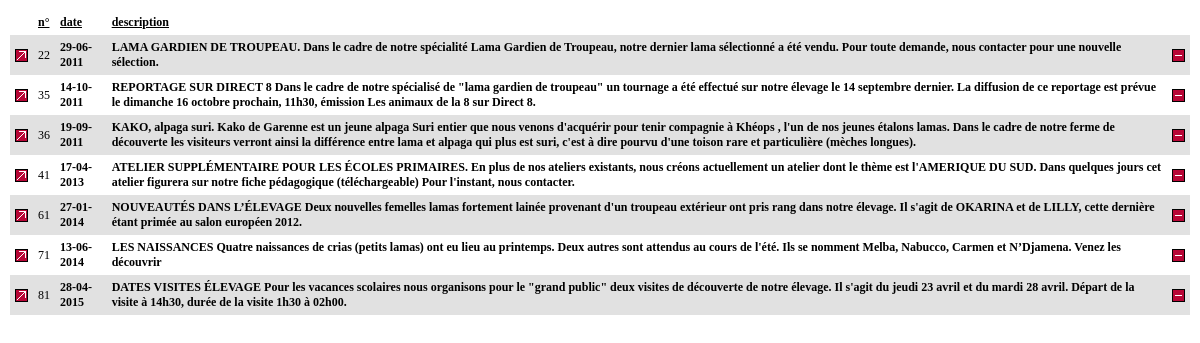
The page /admin/news_liste.php?ordre=id_news (signed in) on the database as committed earlier.
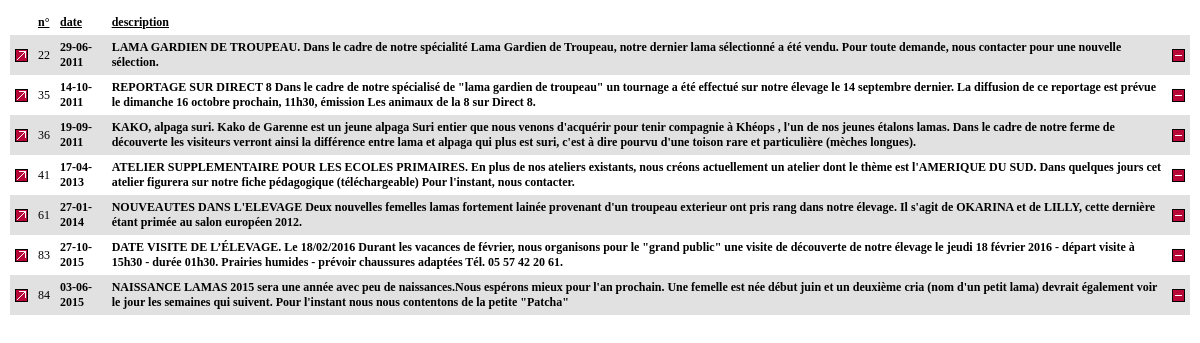
The same page on the database as committed later.
### tables this page shows
CREATE TABLE `news` (
  `id_news` int(11) NOT NULL AUTO_INCREMENT,
  `date_news` datetime NOT NULL,
  `description` text NOT NULL,
  PRIMARY KEY (`id_news`)
);

### admin/_fonctions.php (called while the page is built, shortened)
<?
function format_date_ss_heure($thedate){
	if ($thedate!=0){
		$annee = substr($thedate, 0, 4);
		$mois = substr($thedate, 5, 2);
		$jour = substr($thedate, 8, 2);
		$heure = substr($thedate, 11, 2);
		$minute = substr($thedate, 14, 2);
		$seconde = substr($thedate, 17, 2);
		$ladate=mktime ($heure,$minute,$seconde,$mois,$jour,$annee);
		$ladate=date("d-m-Y ", $ladate);
		return $ladate;
	}else{
		return "&nbsp;";
	}
}
?>

### admin/news_liste.php (the view, shortened to what this page needs)
<? include_once("_fonctions.php"); ?>
<!DOCTYPE HTML PUBLIC "-//W3C//DTD HTML 4.01 Transitional//EN">
<html>
<head>
<link href="../include/styles_admin.css" rel="stylesheet" type="text/css">
</head>
<body id="fond_blanc" leftmargin="0" topmargin="0" bgproperties="fixed" id="fond_rose" onLoad="MM_preloadImages('images/modifier_over.gif','images/supprimer_over.gif','images/chercher_over.gif')" border="0">
<table width="100%" height="100%" border="0" cellpadding="10" cellspacing="0">
  <tr>
  	<?
		$sql = "SELECT * ";
        $sql .= " FROM news ";
		$sql .= " ORDER BY ". $_GET["ordre"];
		$result = mysql_query($sql);
	?>
	<? if (mysql_num_rows($result)>0) {?>
    	<td valign="top">
			<table width="100%" border="0" cellspacing="0" cellpadding="5">
	        <tr align="center" >
				<td class="affichageT" align="left">&nbsp;</td>
	          	<td class="affichageT" align="left"><a class="affichageT" href="news_liste.php?ordre=id_news">n°</a></td>
			  	<td class="affichageT" align="left"><a class="affichageT" href="news_liste.php?ordre=date_news">date</a></td>
				<td class="affichageT" align="left"><a class="affichageT" href="news_liste.php?ordre=description">description</a></td>
			  	<td class="affichageT" align="left">&nbsp;</td>
	        </tr>
			<? while($row=mysql_fetch_array($result)){ ?>
				<?
					if ($cc % 2){
						$class_ch="affichage2";
					}else{
						$class_ch="affichage";
					}
				?>
			<tr align="center"">
			 	<td class="<? echo $class_ch?>" align="left"><a href="news_modif.php?id_news=<? echo $row["id_news"]?>"><img src="modifier_off.gif" alt="" width="13" height="13" border="0"></a></td>
	          	<td class="<? echo $class_ch?>" align="left"><? echo $row["id_news"]?></td>
			  	<td class="<? echo $class_ch?>" align="left"><b><? echo format_date_ss_heure($row["date_news"])?></b></td>
			   	<td class="<? echo $class_ch?>" align="left"><b><? echo $row["description"]?></b></td>
			  	<td class="<? echo $class_ch?>" align="left"><a href="news_suppr.php?id_news=<? echo $row["id_news"]?>" onclick="return confirm('êtes-vous sûr de vouloir supprimer la news <? echo $row["id_news"] ?> ?')"><img src="supprimer_off.gif" alt="" width="13" height="13" border="0"></a></td>
	        </tr>
				<? $cc++ ?>
			<? }?>
	      	</table>
	  </td>
	  <? } else {?>
	  	<td align="center">Pas de news dans la base</td>
	  <? }?>
  </tr>
</table>
</body>
</html>

Rows that differ between the two databases and show on the page:
removed news: id_news "71", date_news "13-06-2014", description "LES NAISSANCES Quatre naissances de crias (petits lamas) ont eu lieu au printemps. Deux autres sont attendus au cours de l'été. Ils se nomment Melba, Nabucco, Carmen et N’Djamena. Venez les découvrir"
removed news: id_news "81", date_news "28-04-2015", description "DATES VISITES ÉLEVAGE Pour les vacances scolaires nous organisons pour le \"grand public\" deux visites de découverte de notre élevage. Il s'agit du jeudi 23 avril et du mardi 28 avril. Départ de la visite à 14h30, durée de la visite 1h30 à 02h00."
changed news id 41: description "ATELIER SUPPLÉMENTAIRE POUR LES ÉCOLES PRIMAIRES. En plus de…" → "ATELIER SUPPLEMENTAIRE POUR LES ECOLES PRIMAIRES. En plus de…"
changed news id 61: description "NOUVEAUTÉS DANS L’ÉLEVAGE Deux nouvelles femelles lamas fortement lainée provenant d'un troupeau extérieur ont pris rang dans…" → "NOUVEAUTES DANS L'ELEVAGE Deux nouvelles femelles lamas fortement lainée provenant d'un troupeau exterieur ont pris rang dans…"
added news: id_news "83", date_news "27-10-2015", description "DATE VISITE DE L’ÉLEVAGE. Le 18/02/2016 Durant les vacances de février, nous organisons pour le \"grand public\" une visite de découverte de notre élevage le jeudi 18 février 2016 - départ visite à 15h30 - durée 01h30. Prairies humides - prévoir chaussures adaptées Tél. 05 57 42 20 61."
added news: id_news "84", date_news "03-06-2015", description "NAISSANCE LAMAS 2015 sera une année avec peu de naissances.Nous espérons mieux pour l'an prochain. Une femelle est née début juin et un deuxième cria (nom d'un petit lama) devrait également voir le jour les semaines qui suivent. Pour l'instant nous nous contentons de la petite \"Patcha\""
